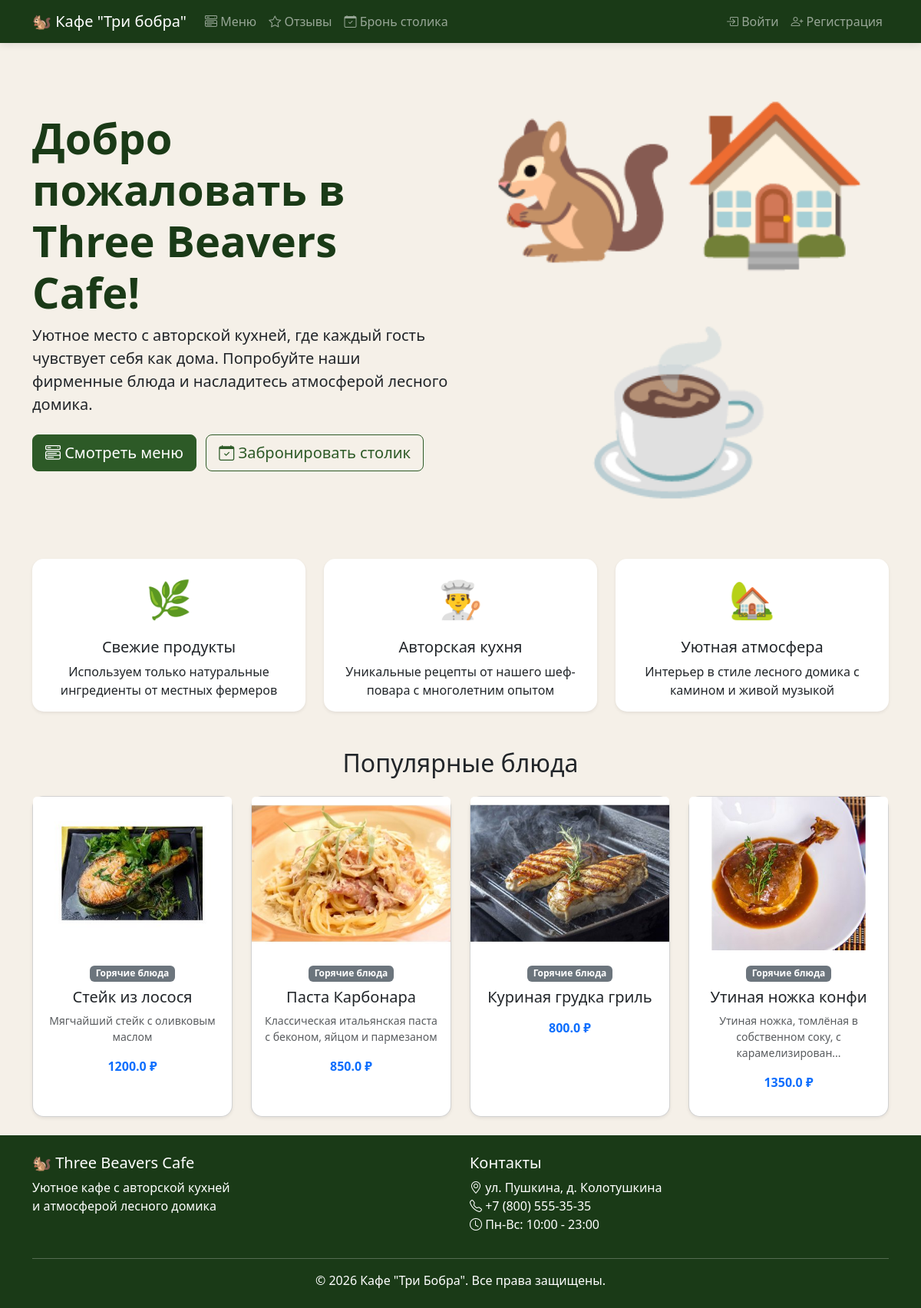
The page / on the database its author committed.
### models.py (models this page shows)
class MenuItem(db.Model):
    id = db.Column(db.Integer, primary_key=True)
    name = db.Column(db.String(100), nullable=False)
    description = db.Column(db.Text, nullable=True)
    price = db.Column(db.Float, nullable=False)
    image_url = db.Column(db.String(300), default="default-food.jpg")
    available = db.Column(db.Boolean, default=True)
    category_id = db.Column(db.Integer, db.ForeignKey("category.id"), nullable=False)

class Category(db.Model):
    id = db.Column(db.Integer, primary_key=True)
    name = db.Column(db.String(50), unique=True, nullable=False)
    items = db.relationship("MenuItem", backref="category", lazy=True)

### routes/main.py (the view)
@main_bp.route("/")
def index():
    popular_items = MenuItem.query.filter_by(available=True).limit(4).all()
    return render_template("index.html", popular_items=popular_items)

### templates/index.html (shortened to what this page needs)
{% extends "base.html" %}
{% block content %}
<div class="container">
    <div class="row align-items-center mb-5">
        <div class="col-lg-6">
            <h1 class="display-4 fw-bold text-dark-green">Добро пожаловать в Three Beavers Cafe!</h1>
            <p class="lead">Уютное место с авторской кухней, где каждый гость чувствует себя как дома. Попробуйте наши фирменные блюда и насладитесь атмосферой лесного домика.</p>
            <div class="mt-4">
                <a href="{{ url_for('menu.menu') }}" class="btn btn-primary btn-lg me-2">
                    <i class="bi bi-menu-button-wide"></i> Смотреть меню
                </a>
                <a href="{{ url_for('booking.booking') }}" class="btn btn-outline-primary btn-lg">
                    <i class="bi bi-calendar-check"></i> Забронировать столик
                </a>
            </div>
        </div>
        <div class="col-lg-6 text-center">
            <div class="hero-image">
                <span style="font-size: 200px;">🐿🏠☕</span>
            </div>
        </div>
    </div>
    <div class="row g-4 mb-5">
        <div class="col-md-4">
            <div class="card h-100 border-0 shadow-sm">
                <div class="card-body text-center">
                    <div class="feature-icon">🌿</div>
                    <h5 class="card-title">Свежие продукты</h5>
                    <p class="card-text">Используем только натуральные ингредиенты от местных фермеров</p>
                </div>
            </div>
        </div>
        <div class="col-md-4">
            <div class="card h-100 border-0 shadow-sm">
                <div class="card-body text-center">
                    <div class="feature-icon">👨‍🍳</div>
                    <h5 class="card-title">Авторская кухня</h5>
                    <p class="card-text">Уникальные рецепты от нашего шеф-повара с многолетним опытом</p>
                </div>
            </div>
        </div>
        <div class="col-md-4">
            <div class="card h-100 border-0 shadow-sm">
                <div class="card-body text-center">
                    <div class="feature-icon">🏡</div>
                    <h5 class="card-title">Уютная атмосфера</h5>
                    <p class="card-text">Интерьер в стиле лесного домика с камином и живой музыкой</p>
                </div>
            </div>
        </div>
    </div>
    <h2 class="text-center mb-4">Популярные блюда</h2>
    <div class="row g-4">
        {% if popular_items %}
            {% for item in popular_items %}
            <div class="col-md-3">
                <div class="card h-100 shadow-sm">
                    <img src="{{ url_for('static', filename='images/menu/' + item.image_url) }}"
                         class="card-img-top" alt="{{ item.name }}"
                         style="height: 200px; object-fit: cover;">
                    <div class="card-body text-center">
                        <span class="badge bg-secondary mb-2">{{ item.category.name }}</span>
                        <h5 class="card-title">{{ item.name }}</h5>
                        <p class="text-muted small">{{ item.description[:60] }}{% if item.description|length > 60 %}...{% endif %}</p>
                        <p class="fw-bold text-primary">{{ item.price }} ₽</p>
                    </div>
                </div>
            </div>
            {% endfor %}
        {% else %}
            <div class="col-12 text-center py-3">
                <p class="text-muted">Пока нет доступных блюд</p>
            </div>
        {% endif %}
    </div>
</div>
{% endblock %}

### static/css/style.css (style rules this page uses)
:root { --beaver-green: #2d5a27; --beaver-dark: #1a3a17; --beaver-light: #4a7c43; --beaver-gold: #c4a35a; --beaver-cream: #f5f0e8; --beaver-brown: #6b4f3c; }
.text-dark-green { color: var(--beaver-dark); }
.btn-primary { background-color: var(--beaver-green); border-color: var(--beaver-green); }
.btn-outline-primary { color: var(--beaver-green); border-color: var(--beaver-green); }
.card { border-radius: 15px; transition: transform 0.3s, box-shadow 0.3s; }
.feature-icon { font-size: 48px; margin-bottom: 15px; }
body { background-color: var(--beaver-cream); min-height: 100vh; display: flex; flex-direction: column; }

### rows shown on the page
MenuItem: image_url (picture), category.name "Горячие блюда", name "Стейк из лосося", description "Мягчайший стейк с оливковым маслом", price "1200.0"
MenuItem: image_url (picture), category.name "Горячие блюда", name "Паста Карбонара", description "Классическая итальянская паста с беконом, яйцом и пармезаном", price "850.0"
MenuItem: image_url (picture), category.name "Горячие блюда", name "Куриная грудка гриль", price "800.0"
MenuItem: image_url (picture), category.name "Горячие блюда", name "Утиная ножка конфи", description "Утиная ножка, томлёная в собственном соку, с карамелизирован", price "1350.0"
